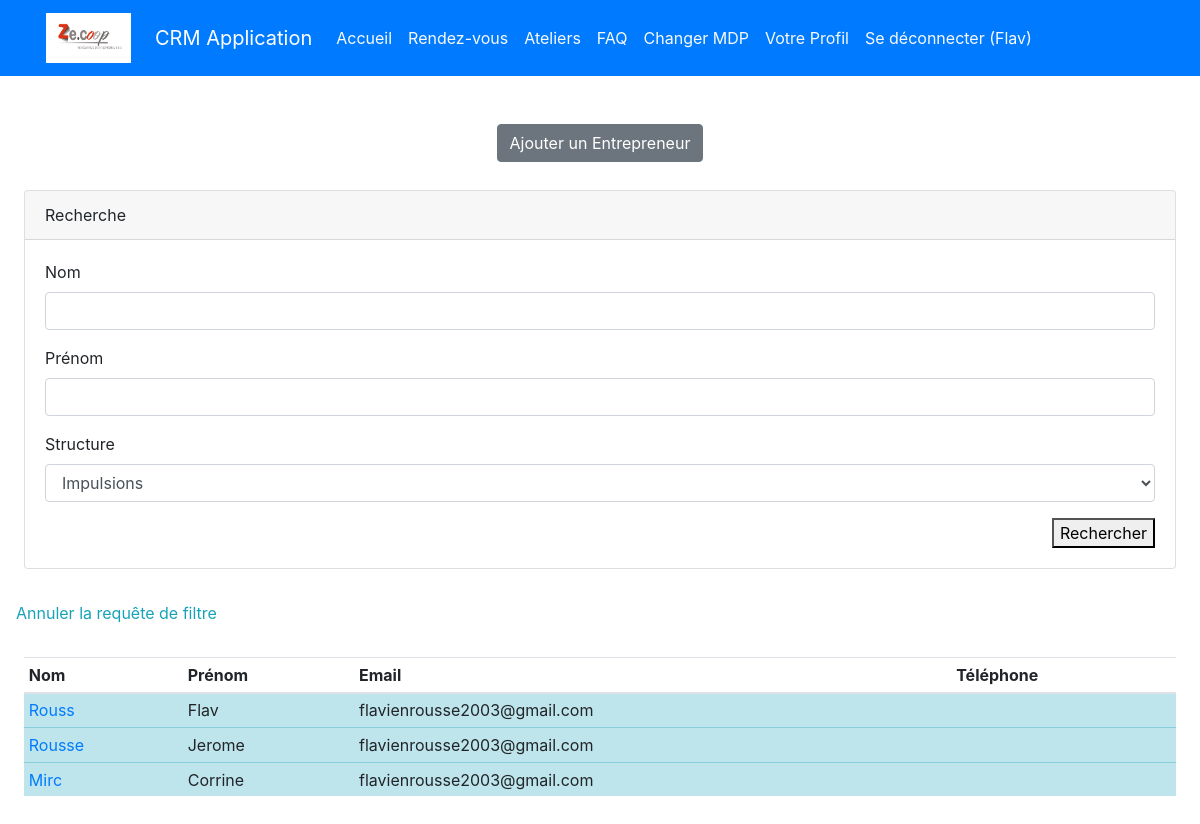
Screenshot of /home/ (signed in) with the database file from the repository.
### authentification/models.py (models this page shows)
class User(AbstractUser):
    pass

### appflux/models.py (models this page shows, shortened)
class Entrepreneur(models.Model):
    STRUCTURE = (
    ('Impulsions', 'Impulsions'),
    ('Eclosion', 'Eclosions')
)
    nom = models.CharField (max_length=30,)
    prenom = models.CharField(max_length=30, verbose_name="prénom")
    matricule = models.CharField(max_length=30, blank=True)
    photo = models.ImageField(default='avatar.jpg', upload_to='entrepreneur_avatars', blank=True,)
    telephone = models.CharField(max_length=15 ,blank=True, verbose_name="téléphone")
    structure = models.CharField(max_length=40, choices=STRUCTURE)
    email =  models.EmailField()
    nationalite = models.CharField(max_length=150, verbose_name="nationalité")
    naissance = models.CharField(max_length=100, verbose_name="pays de naissance",)
    numero = models.CharField( max_length=15 ,verbose_name="numéro de téléphone professionel", blank=True)
    adresse_postal = models.CharField(max_length=200, verbose_name="Code")
    adresse = models.CharField(max_length=200, blank=True, null=True)
    securite_social = models.CharField(max_length=240, blank=True, verbose_name=" Numéro de sécurité social")
    date_naissance = models.DateField(verbose_name="date de naissance")
    ville = models.CharField(max_length=120, verbose_name="lieu de résidence", blank=True )
    fonction = models.CharField(max_length=240, blank=True,)
    date_entree = models.DateField(blank=True, null= True, verbose_name="date d'entrée dans la CAE")
    debut = models.DateField(blank=True, null=True, verbose_name="date du début du contrat")
    motif = models.CharField(max_length=240, blank=True, verbose_name=' Contrat de travail', choices=TRAVAIL)
    activite = models.CharField(max_length=40, blank=True, verbose_name="type de activité", choices=ACTIVITE)
    manager = models.ForeignKey(User, on_delete=models.CASCADE, null=True, blank=True)
    date_mutuelle = models.DateField(blank=True, null=True, verbose_name="Date pour la mutuelle")
    conjoint_mutuelle = models.BooleanField(null=True, blank=True, verbose_name="Avez vous un conjoint qui a soucris a la mutuelle ?")
    dispense = models.BooleanField(null= True, blank=True , verbose_name='Avez vous une dispense pour l\'affiliation')
    date_fin = models.DateField(null=True, blank=True)
    options = models.CharField(max_length=100, choices=OPTIONS, null=True , blank=True)

### appflux/views.py (the view)
# urls.py: 2. Add a URL to urlpatterns:  path('', views.home, name='home')
@login_required
def home(request):
    liste = Entrepreneur.objects.all()
    if request.method == "POST":
        form = EntrepreneurFiltre(request.POST)
        if form.is_valid():
            base_url = reverse('home')
            query_string = urlencode(form.cleaned_data)
            url = '{}?{}'.format(base_url, query_string)
            return redirect (url)
    else:
        form = EntrepreneurFiltre()
        nom_form = request.GET.get("nom","")
        prenom_form = request.GET.get("prénom","")
        structure_form = request.GET.get("structure","")
        if nom_form is not None:
            liste = liste.filter(nom__icontains=nom_form)
            form.fields['nom'].initial = nom_form
        if prenom_form is not None:
            liste = liste.filter(prenom__icontains=prenom_form)
            form.fields['prénom'].initial = prenom_form
        if structure_form is not None:
            liste = liste.filter(structure__icontains=structure_form)
            form.fields['structure'].initial = structure_form
    return render(request, "appflux/home.html", locals())

### appflux/forms.py
class EntrepreneurFiltre(Form):
    nom = CharField(max_length=100, required=False)
    prénom = CharField(max_length=100, required=False)
    structure = forms.ChoiceField(choices=Entrepreneur.STRUCTURE, required=False)

### appflux/templates/appflux/home.html (shortened to what this page needs)
{% extends 'base.html' %}
{% block content %}
{% load crispy_forms_tags %}
<div class ="text-center" >
    <a href = "{% url 'creer_personne'  %}" class="btn btn-secondary"> Ajouter un Entrepreneur</a>
</div>
<div class = "row p-4">
    <div class = "col-sm-12 mt-1">
        <div class="card">
            <div class="card-header">
                Recherche
            </div>
            <form action=" {% url 'home' %}" method="post">
                <div class="card-body">
                    {{ form|crispy }}
                    <div class="text-right" >
                    <button class="btn-btn-info" type="submit">Rechercher</button>
                </div>
                </div>
            </form>
        </div>
    </div>
</div>
<a class="nav-link text-info" href="{% url 'home' %}">Annuler la requête de filtre</a>
<div class="table-responsive-sm p-4">
    <table class="table table-sm">
        <thead>
            <tr>
                <th scope="col">Nom</th>
                <th scope="col">Prénom</th>
                <th scope="col">Email</th>
                <th scope="col">Téléphone</th>
            </tr>
        </thead>
        <tbody>
            {% for entrepreneur in  liste %}
            <tr class="table-info">
                <td><a href="{% url 'entrepreneur_detail' entrepreneur.id %}">{{entrepreneur.nom}}</a></td>
                <td>{{entrepreneur.prenom}}</td>
                <td>{{entrepreneur.email}}</td>
                <td>{{entrepreneur.telephone}}</td>
            </tr>
            {% endfor %}
        </tbody>
    </table>
  </div>
{% endblock content %}

### templates/base.html (shortened to what this page needs)
<!doctype html>
{% load static %}
<html lang="en">
<head>
    <link rel="stylesheet" href="https://cdn.jsdelivr.net/npm/bootstrap@4.3.1/dist/css/bootstrap.min.css"
>
</head>
<body>
<div class="bg-primary">
    <div class="container">
        <div class="row">
            <nav class="col navbar navbar-expand-lg navbar-dark">
                <img class="navbar-brand mr-4" src="{% static 'logo.jpg' %}" width="85" height="60" alt="Logo" accept=".jpg,.jpeg,.png"></br>
                <a class="navbar-brand" href="{% url 'home' %}">CRM Application</a>
                <div id="navbarContent" class="collapse navbar-collapse">
                    <ul class="navbar-nav">
                        {% if user.is_authenticated %}
                        <li class="nav-item ">
                            <a class="nav-link text-light"
                               href="{% url 'home' %}">Accueil</a>
                        <li class="nav-item">
                            <a class="nav-link text-light"
                               href="{% url 'rendezvous' %}">Rendez-vous</a>
                        </li>
                        <li class="nav-item">
                            <a class="nav-link text-light"
                               href="{% url 'evenements' %}">Ateliers</a>
                        </li>
                        <li class="nav-item">
                            <a class="nav-link text-light"
                               href="{% url  'question_list'  %}">FAQ</a>
                        </li>
                        <li class="nav-item ">
                            <a class="nav-link text-light"
                               href="{% url 'password_change' %}">Changer
                                MDP</a>
                        </li>
                        <li class="nav-item ">
                            <a class= "nav-link text-light"href="{% url 'profile' %}" title="Update my profile">Votre Profil </a>
                        </li>
                        <li class="nav-item ">
                            <a class="nav-link text-light" href="{% url 'logout' %}">Se
                                déconnecter ({{ request.user }})</a>
                        {% endif %}
                    </ul>
                </div>
            </nav>
        </div>
    </div>
</div>
{% block content %}
{% endblock content %}
</body>
</html>

### rows the page displays
User: user "Flav"
Entrepreneur: nom "Rouss", prenom "Flav", email "flavienrousse2003@gmail.com"
Entrepreneur: nom "Rousse", prenom "Jerome", email "flavienrousse2003@gmail.com"
Entrepreneur: nom "Mirc", prenom "Corrine", email "flavienrousse2003@gmail.com"
